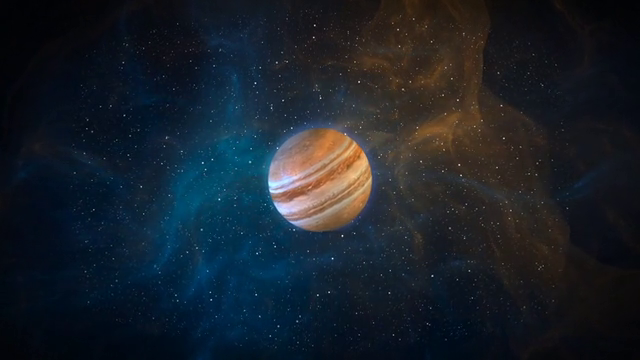
#> input picture frame 50 of OpenCV/Simple_masks/assignment1_video.mp4, 640 x 360 px
$ python assignment1_Q2_bit_plane.py
#> lines starting #> are read from the running program, lines starting #| are printed output that depends on the picture; after the words box and inside, x2 and y2 are one past the last pixel; in counts of white or black regions, pixels touching at a corner belong together
import cv2
import numpy as np

def bit_plane_slice(img, bit_plane):
    return (img >> bit_plane) & 1

def main(input_video_path, output_video_path, bit_plane):
#> called with output_video_path = 'output_video_bit_plane.avi', bit_plane = 7
    capt = cv2.VideoCapture(input_video_path)

    if not capt.isOpened():
        print("Error: Could not open video.")
        return

    fps = capt.get(cv2.CAP_PROP_FPS)
    frame_width = int(capt.get(cv2.CAP_PROP_FRAME_WIDTH))
    frame_height = int(capt.get(cv2.CAP_PROP_FRAME_HEIGHT))
    frame_count = int(capt.get(cv2.CAP_PROP_FRAME_COUNT))

    fourcc = cv2.VideoWriter_fourcc(*'XVID')
    out = cv2.VideoWriter(output_video_path, fourcc, fps, (frame_width, frame_height), isColor=False)

    while capt.isOpened():
        ret, frame = capt.read()
#> frame is the input picture: shape (360, 640, 3); mean B, G, R 41.3, 32.8, 25

        if not ret:
            break

        gray_frame = cv2.cvtColor(frame, cv2.COLOR_BGR2GRAY)
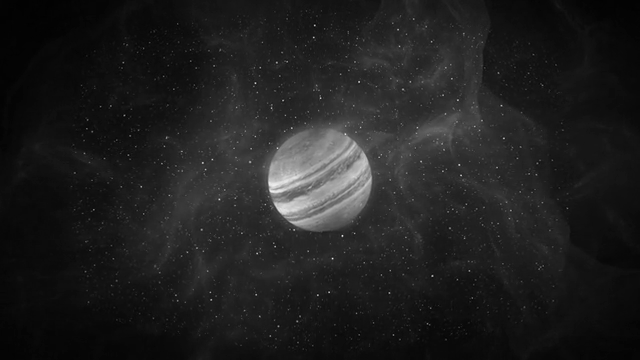
#> gray_frame: shape (360, 640); min 1, max 240, mean 31.4

        sliced_frame = bit_plane_slice(gray_frame, bit_plane)
#> in bit_plane_slice, `return (img >> bit_plane) & 1`:
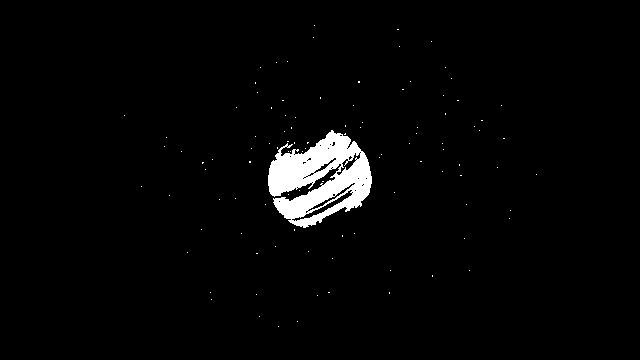
#> returned value: shape (360, 640); values 0 (black) and 1 (white), 2.6% white; 104 white regions (103 under 20 px), largest, box (x1, y1, x2, y2) and area: (268, 130, 372, 228) 5824

        # Convert back to 8-bit for visualization
        sliced_frame = (sliced_frame * 255).astype(np.uint8)

        out.write(sliced_frame)

    capt.release()
    out.release()
    cv2.destroyAllWindows()

if __name__ == "__main__":
    input_video_path = r'D:\4-2\EEE F435 DIP\assignment1_video.mp4'
    output_video_path = "output_video_bit_plane.avi"
    bit_plane = 7  # Example: use the 7th bit (0 to 7) for bit-plane slicing

    main(input_video_path, output_video_path, bit_plane)

$ run again, starting later in the video
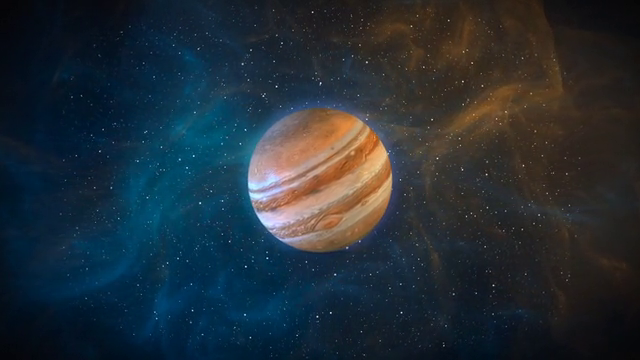
#> input picture frame 225 of OpenCV/Simple_masks/assignment1_video.mp4, 640 x 360 px
#> in main, frame is the input picture: shape (360, 640, 3); mean B, G, R 54.6, 46.3, 35.4
#> in main, `gray_frame = cv2.cvtColor(frame, cv2.COLOR_BGR2GRAY)`:
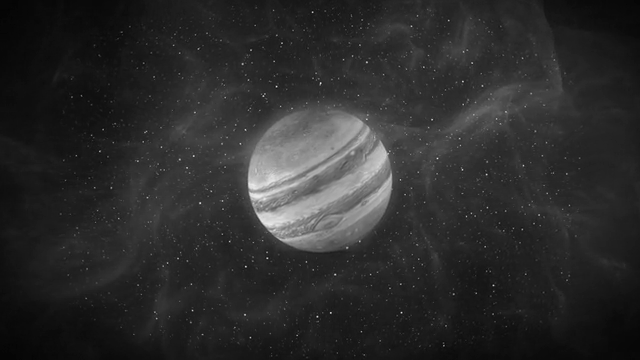
#> gray_frame: shape (360, 640); min 3, max 236, mean 44
#> in bit_plane_slice, `return (img >> bit_plane) & 1`:
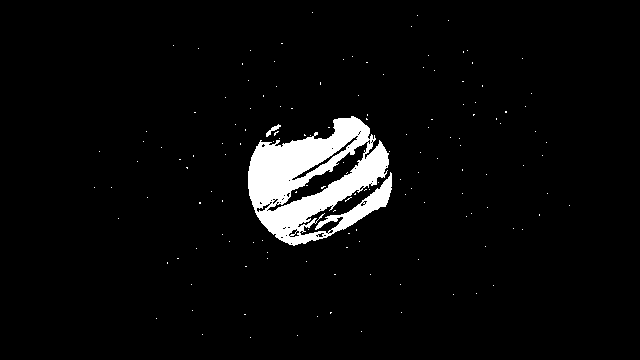
#> returned value: shape (360, 640); values 0 (black) and 1 (white), 4.6% white; 146 white regions (144 under 20 px), largest, box (x1, y1, x2, y2) and area: (248, 116, 392, 246) 10222, (266, 124, 281, 137) 61

$ run again, starting later in the video
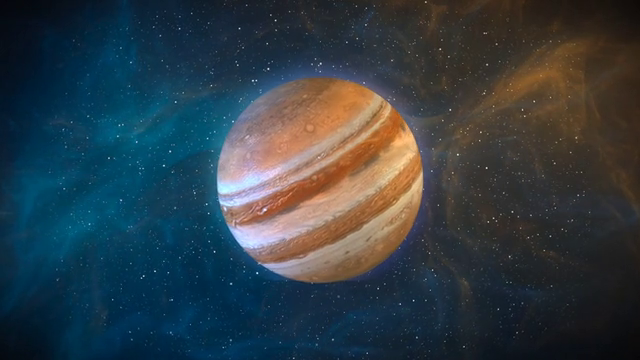
#> input picture frame 401 of OpenCV/Simple_masks/assignment1_video.mp4, 640 x 360 px
#> in main, frame is the input picture: shape (360, 640, 3); mean B, G, R 69, 61.8, 49.3
#> in main, `gray_frame = cv2.cvtColor(frame, cv2.COLOR_BGR2GRAY)`:
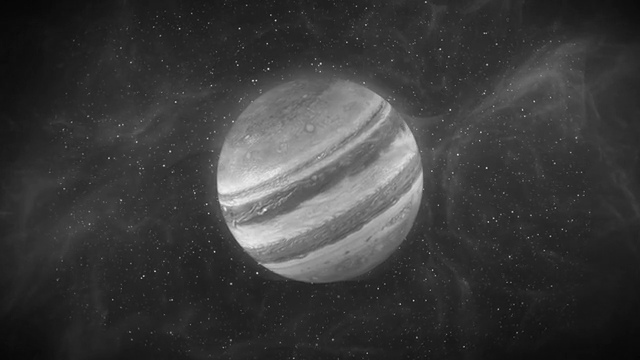
#> gray_frame: shape (360, 640); min 5, max 242, mean 58.8
#> in bit_plane_slice, `return (img >> bit_plane) & 1`:
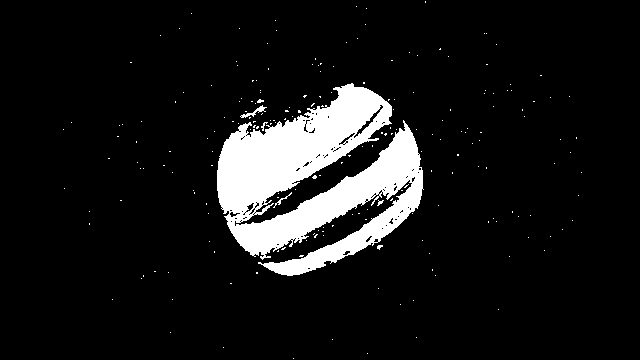
#> returned value: shape (360, 640); values 0 (black) and 1 (white), 9.3% white; 211 white regions (206 under 20 px), largest, box (x1, y1, x2, y2) and area: (217, 83, 424, 276) 20896, (240, 105, 267, 118) 92, (273, 192, 292, 208) 41, (261, 122, 268, 131) 22, (377, 200, 384, 206) 20
